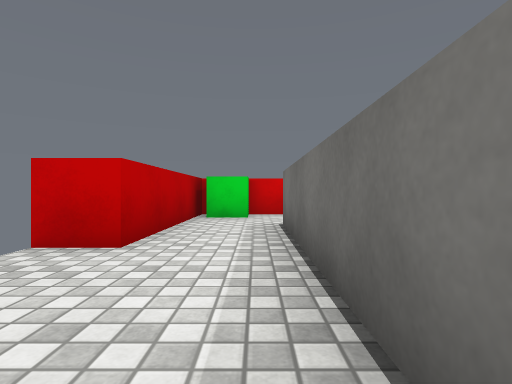
view 1 (above)

16 first-person views from a walk through a 3-D level made in the Unity game engine. The camera is 0.62 m above the floor, looks level and sees 80° across. The floor is counted in squares, 1 m on a side. Each view is taken from the middle of a square. On the plan, view 1 faces up. The plan holds only what a view shows up to about 9 squares ahead; the rest is blank. The player is left out. Surface patterns are stand-ins for the level's own textures.

view 2
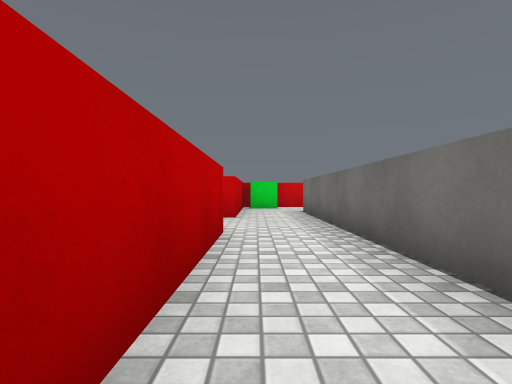

view 3
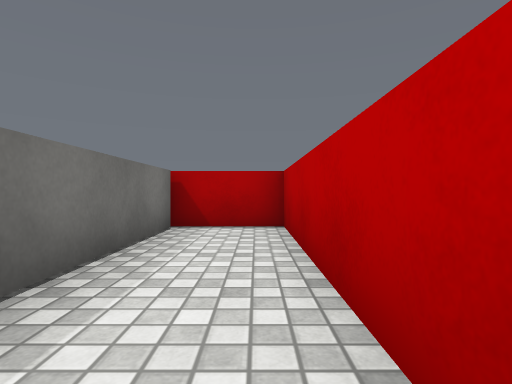

view 4
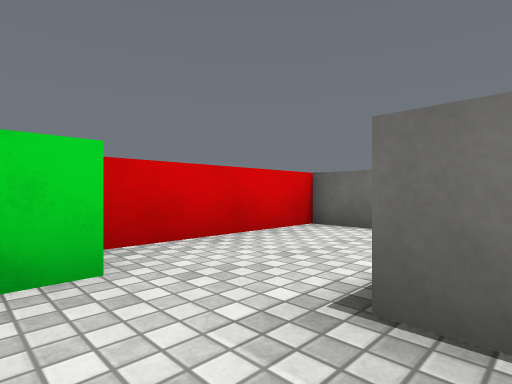

view 5
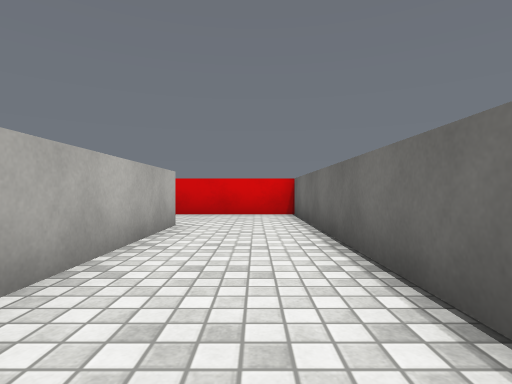

view 6
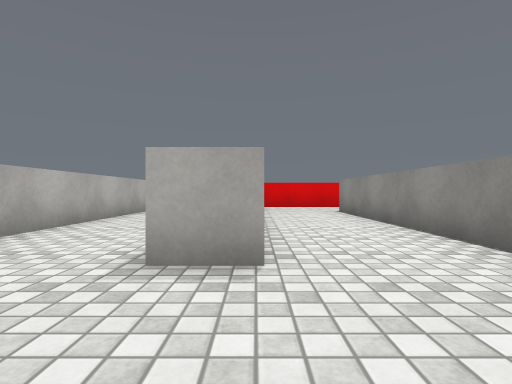

view 7
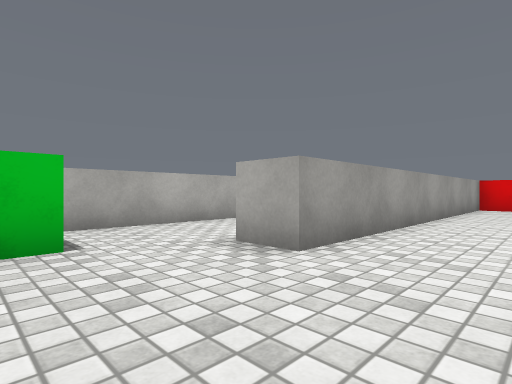

view 8
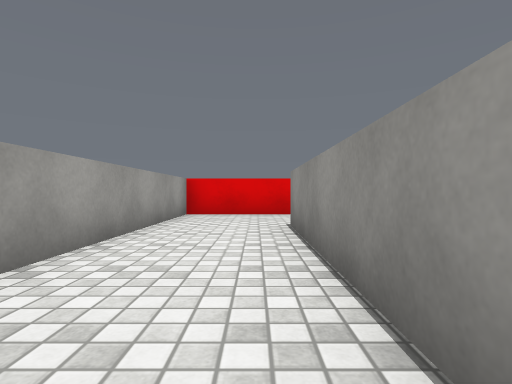

view 9
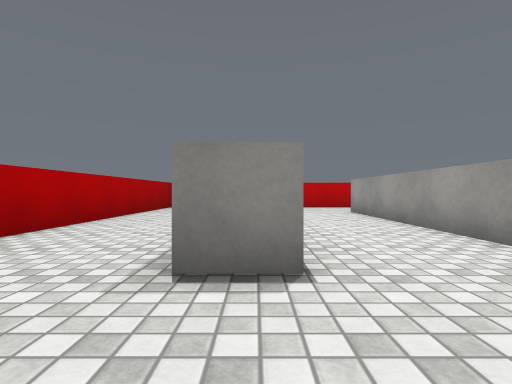

view 10
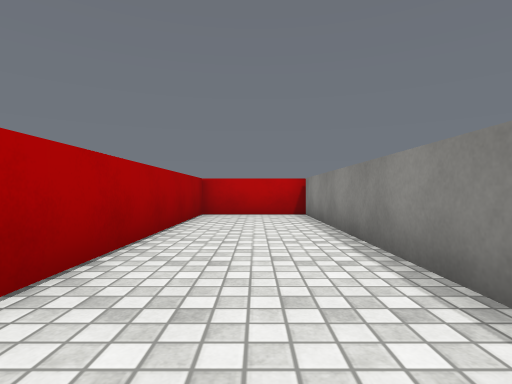

view 11
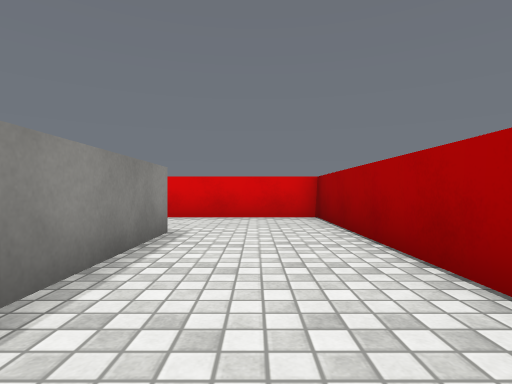

view 12
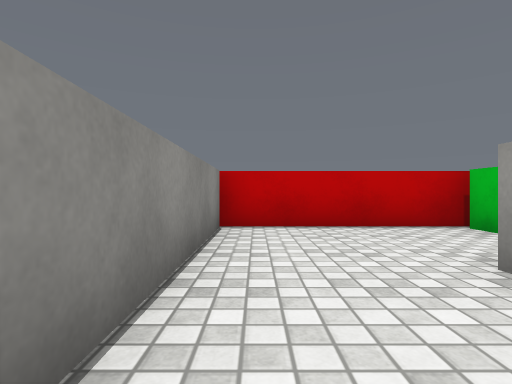

view 13
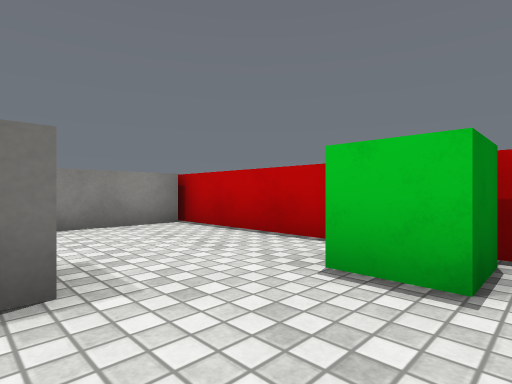

view 14
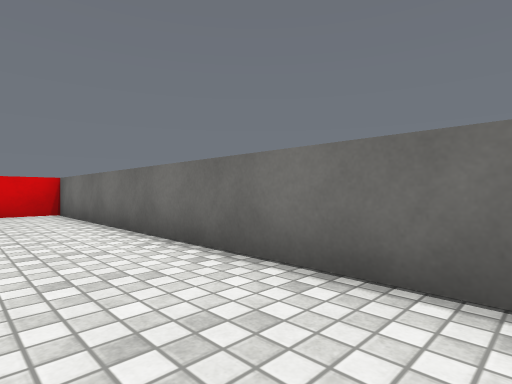

view 15
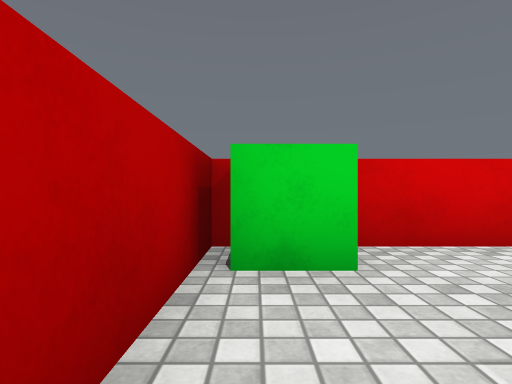

view 16
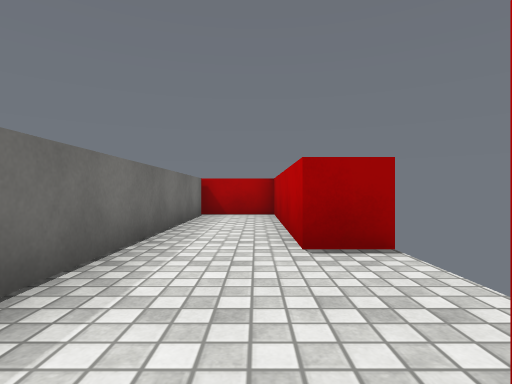

### Floor plan
Points are (right, up) in squares from view 1. A wall is a line through its corners. A room is listed if a view was taken in it or the views show most of it. See-through windows are left out.
Room 1 (views 1, 2, 3, 4, 5, 6, 7, 8, 9, 10, 11, 12, 13, 14, 15, 16)
walls: (1.5, 5.8) (1.5, -2.8); (7.6, -4.4) (7.6, 5.7) (8.6, 5.7) (8.6, -4.4); (2.2, -4.5) (11.5, -4.5) (11.5, 8.5) (5.1, 8.5) (5.1, -1.4) (4.1, -1.4) (4.1, 8.5) (-1.5, 8.5) (-1.5, 3.4) (-2.5, 3.4); (-2.6, 0.7) (-1.5, 0.7) (-1.5, -4.5) (0.5, -4.5) (0.5, 5.8)
objects: green cube (-1, 8) to (0, 8); green cube (3, -4) to (3, -3)

Where each view was taken, in squares from view 1:
view 1: 0 up, 0 right, facing up
view 2: 4 down, 1 left, facing up
view 3: 1 up, 1 left, facing down
view 4: 5 up, 1 left, facing up-right
view 5: 0 up, 3 right, facing up
view 6: 4 down, 5 right, facing up
view 7: 4 down, 7 right, facing up-left
view 8: 0 up, 7 right, facing up
view 9: 8 up, 8 right, facing down
view 10: 4 up, 10 right, facing down
view 11: 1 up, 10 right, facing up
view 12: 1 up, 7 right, facing down
view 13: 1 down, 2 right, facing down-right
view 14: 1 down, 2 right, facing up-right
view 15: 5 up, 1 left, facing up
view 16: 4 up, 1 left, facing down
